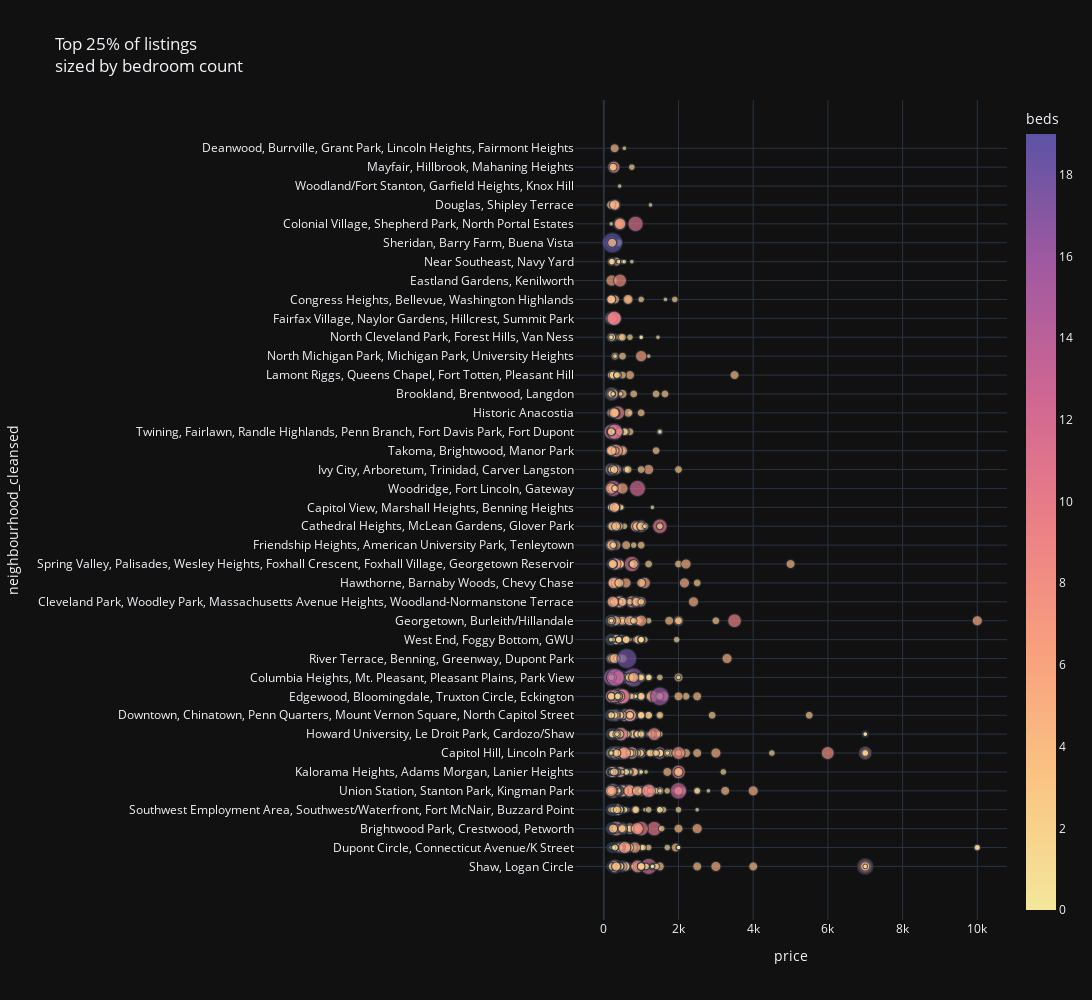

Source (notebook cell):
### Markdown cell above
## How expensive is the top 25%? 
### Answer: We can see that top listings start at  ~ \\$200, with a few going all the way to $10,000 ! Georgetown, Capitol, Hill and Downtown/Chinatown seem to pop out the most.

### Code cell
# clean price 
ls_d["price"] = ls_d["price"].str[1:].str.replace(",","").astype(float)

# detect outliers (169 total)
outliers_df = ls_d[ls.price.between(ls_d.price.quantile(.75), ls_d.price.quantile(1))].copy().dropna(subset=["beds"])

sns.set_style("dark") 
sns.set_palette("Set3")

fig = px.scatter(outliers_df, y="neighbourhood_cleansed", x="price", size="beds", title="Top 25% of listings<br>sized by bedroom count",
                 color="beds", template="plotly_dark", color_continuous_scale="sunset", width=1500, height=1000)

fig.show()

### Figure 1 — Plotly figure (JSON) as saved in the notebook; plotly's stock layout.template omitted (floating-point values rounded to 4 significant figures; data arrays with more than 128 entries replaced by an {"elided": "..."} marker saying what was removed)
{"data": [{"hoverlabel": {"namelength": 0}, "hovertemplate": "price=%{x}<br>neighbourhood_cleansed=%{y}<br>beds=%{marker.color}", "legendgroup": "", "marker": {"color": {"elided": "2341 int values"}, "coloraxis": "coloraxis", "size": {"elided": "2341 int values"}, "sizemode": "area", "sizeref": 0.0475, "symbol": "circle"}, "mode": "markers", "name": "", "showlegend": false, "type": "scattergl", "x": {"elided": "2341 int values"}, "xaxis": "x", "y": {"elided": "2341 str values"}, "yaxis": "y"}], "layout": {"coloraxis": {"colorbar": {"title": {"text": "beds"}}, "colorscale": [[0, "rgb(243, 231, 155)"], [0.1667, "rgb(250, 196, 132)"], [0.3333, "rgb(248, 160, 126)"], [0.5, "rgb(235, 127, 134)"], [0.6667, "rgb(206, 102, 147)"], [0.8333, "rgb(160, 89, 160)"], [1, "rgb(92, 83, 165)"]]}, "height": 1000, "legend": {"itemsizing": "constant", "tracegroupgap": 0}, "title": {"text": "Top 25% of listings<br>sized by bedroom count"}, "width": 1500, "xaxis": {"anchor": "y", "domain": [0, 1], "title": {"text": "price"}}, "yaxis": {"anchor": "x", "domain": [0, 1], "title": {"text": "neighbourhood_cleansed"}}}}
